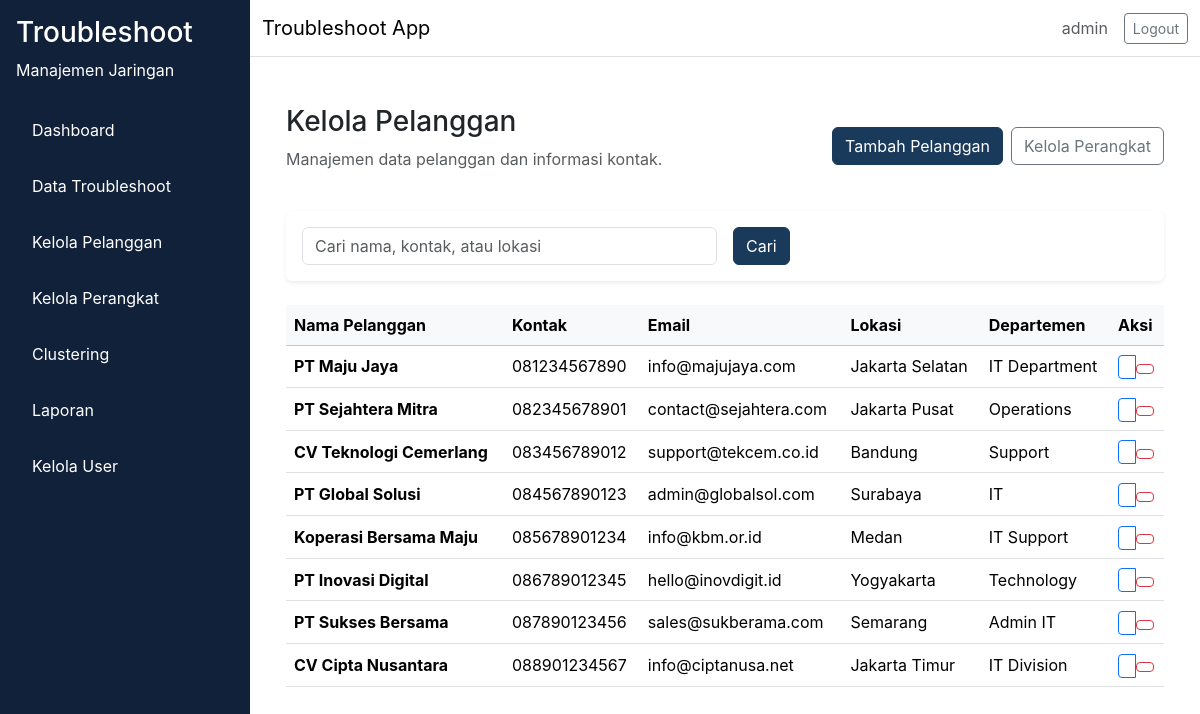
/pelanggan/ (signed in), run on an earlier commit of the app's database.
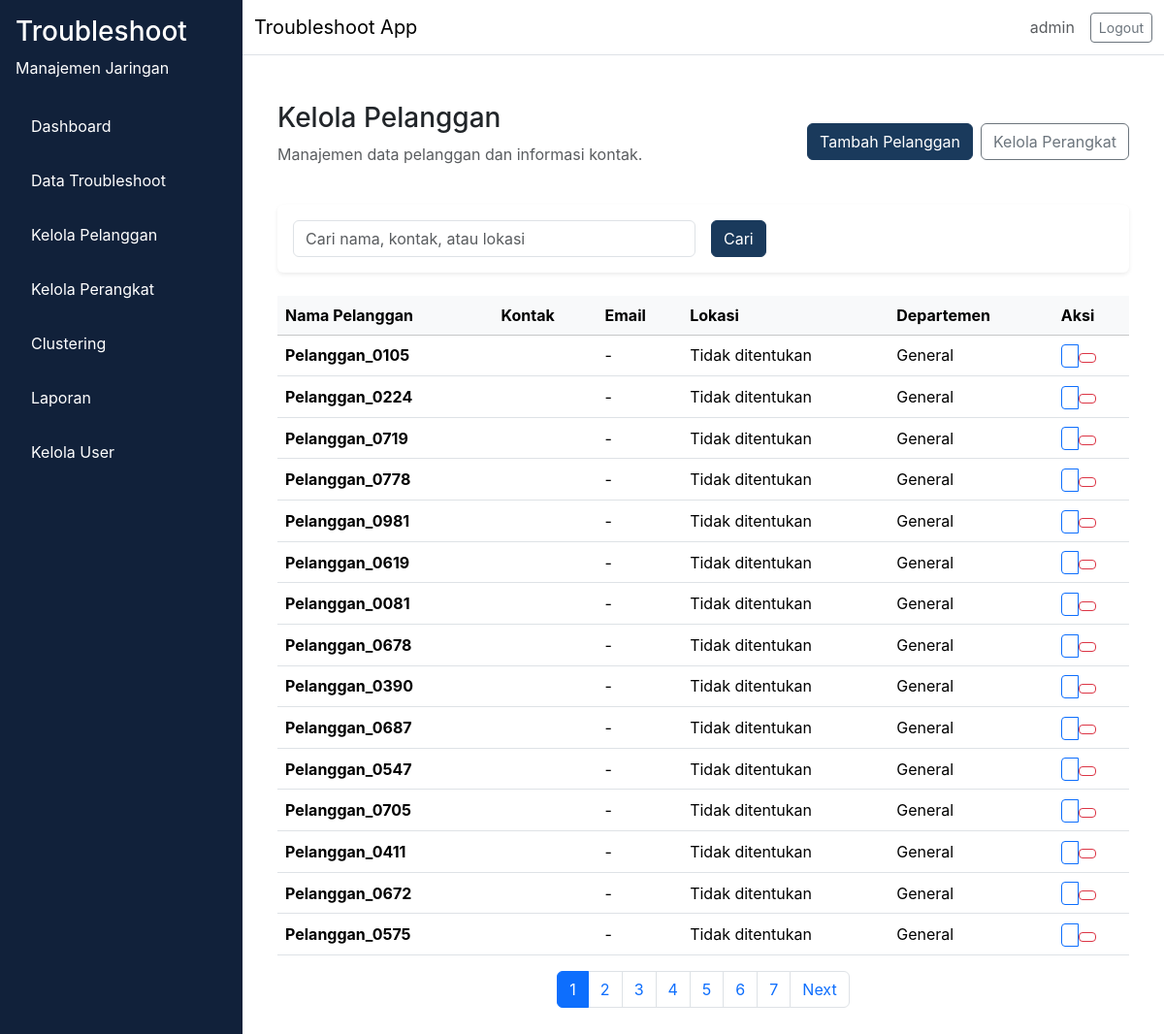
And on a later commit of the database.
### app/models/pelanggan.py (models this page shows, shortened)
class Pelanggan(db.Model):
    __tablename__ = "pelanggan"
    id = db.Column(db.Integer, primary_key=True)
    nama = db.Column(db.String(150), nullable=False, unique=True)
    kontak = db.Column(db.String(20), nullable=False)
    email = db.Column(db.String(120), nullable=True)
    lokasi = db.Column(db.String(255), nullable=False)
    departemen = db.Column(db.String(100), nullable=True)
    alamat = db.Column(db.Text, nullable=True)
    created_at = db.Column(db.DateTime, server_default=db.func.now(), nullable=False)
    updated_at = db.Column(db.DateTime, server_default=db.func.now(), onupdate=db.func.now(), nullable=False)
    perangkats = db.relationship("Perangkat", backref="pelanggan", lazy="dynamic", cascade="all, delete-orphan")
    troubleshoots = db.relationship("Troubleshoot", backref="pelanggan_ref", lazy="dynamic", cascade="all, delete-orphan")

### app/routes/pelanggan.py (the view)
@pelanggan_bp.route("/")
def index():
    page = request.args.get("page", 1, type=int)
    search = request.args.get("search", "", type=str).strip()
    query = Pelanggan.query
    if search:
        query = query.filter(
            Pelanggan.nama.ilike(f"%{search}%") |
            Pelanggan.kontak.ilike(f"%{search}%") |
            Pelanggan.lokasi.ilike(f"%{search}%")
        )
    pagination = query.order_by(Pelanggan.created_at.desc()).paginate(page=page, per_page=15)
    return render_template(
        "pelanggan/index.html",
        pagination=pagination,
        search=search,
    )

### app/__init__.py (called while the page is built)
def load_user(user_id):
    return User.query.get(int(user_id))

### app/routes/pelanggan.py (called while the page is built)
@pelanggan_bp.before_request
@login_required
def check_admin_manajer():
    if current_user.role.value not in ["admin", "manajer"]:
        flash("Anda tidak memiliki akses ke halaman ini.", "danger")
        return redirect(url_for("troubleshoot.index"))

### app/templates/pelanggan/index.html (shortened to what this page needs)
{% extends "base.html" %}
{% block content %}
<div class="container-fluid">
  <div class="d-flex flex-column flex-md-row align-items-md-center justify-content-between mb-4 gap-3">
    <div>
      <h1 class="h3">Kelola Pelanggan</h1>
      <p class="text-muted">Manajemen data pelanggan dan informasi kontak.</p>
    </div>
    <div class="d-flex gap-2">
      <a href="{{ url_for('pelanggan.tambah') }}" class="btn btn-primary">Tambah Pelanggan</a>
      <a href="{{ url_for('pelanggan.perangkat_index') }}" class="btn btn-outline-secondary">Kelola Perangkat</a>
    </div>
  </div>
  <div class="card shadow-sm p-3 mb-4">
    <form method="GET" class="row g-3 align-items-center">
      <div class="col-md-6">
        <input type="text" name="search" class="form-control" placeholder="Cari nama, kontak, atau lokasi" value="{{ search }}">
      </div>
      <div class="col-md-auto">
        <button type="submit" class="btn btn-primary">Cari</button>
      </div>
    </form>
  </div>
  <div class="table-responsive">
    <table class="table table-hover align-middle">
      <thead class="table-light">
        <tr>
          <th>Nama Pelanggan</th>
          <th>Kontak</th>
          <th>Email</th>
          <th>Lokasi</th>
          <th>Departemen</th>
          <th>Aksi</th>
        </tr>
      </thead>
      <tbody>
        {% if pagination.items %}
          {% for item in pagination.items %}
          <tr>
            <td><strong>{{ item.nama }}</strong></td>
            <td>{{ item.kontak }}</td>
            <td>{{ item.email or '-' }}</td>
            <td>{{ item.lokasi }}</td>
            <td>{{ item.departemen or '-' }}</td>
            <td>
              <div class="btn-group btn-group-sm" role="group">
                <a href="{{ url_for('pelanggan.edit', id=item.id) }}" class="btn btn-outline-primary" title="Edit">
                </a>
                <form method="POST" action="{{ url_for('pelanggan.hapus', id=item.id) }}" onsubmit="return confirm('Hapus pelanggan ini?');" style="display: inline;">
                  <button type="submit" class="btn btn-sm btn-outline-danger" title="Delete">
                  </button>
                </form>
              </div>
            </td>
          </tr>
          {% endfor %}
        {% else %}
          <tr>
            <td colspan="6" class="text-center text-muted py-4">Tidak ada data pelanggan.</td>
          </tr>
        {% endif %}
      </tbody>
    </table>
  </div>
  {% if pagination.pages > 1 %}
  <nav aria-label="Page navigation">
    <ul class="pagination justify-content-center">
      {% for page_num in pagination.iter_pages() %}
        {% if page_num %}
          {% if page_num == pagination.page %}
          <li class="page-item active"><span class="page-link">{{ page_num }}</span></li>
          {% else %}
          <li class="page-item"><a class="page-link" href="{{ url_for('pelanggan.index', page=page_num, search=search) }}">{{ page_num }}</a></li>
          {% endif %}
        {% endif %}
      {% endfor %}
      {% if pagination.has_next %}
      <li class="page-item">
        <a class="page-link" href="{{ url_for('pelanggan.index', page=pagination.next_num, search=search) }}">Next</a>
      </li>
      {% endif %}
    </ul>
  </nav>
  {% endif %}
</div>
{% endblock %}

What changed in the data, as far as the page shows it:
removed Pelanggan: nama "PT Maju Jaya", kontak "081234567890", email "info@majujaya.com", lokasi "Jakarta Selatan", departemen "IT Department"
removed Pelanggan: nama "PT Sejahtera Mitra", kontak "082345678901", email "contact@sejahtera.com", lokasi "Jakarta Pusat", departemen "Operations"
removed Pelanggan: nama "CV Teknologi Cemerlang", kontak "083456789012", email "support@tekcem.co.id", lokasi "Bandung", departemen "Support"
removed Pelanggan: nama "PT Global Solusi", kontak "084567890123", email "admin@globalsol.com", lokasi "Surabaya", departemen "IT"
removed Pelanggan: nama "Koperasi Bersama Maju", kontak "085678901234", email "info@kbm.or.id", lokasi "Medan", departemen "IT Support"
removed Pelanggan: nama "PT Inovasi Digital", kontak "086789012345", email "hello@inovdigit.id", lokasi "Yogyakarta", departemen "Technology"
removed Pelanggan: nama "PT Sukses Bersama", kontak "087890123456", email "sales@sukberama.com", lokasi "Semarang", departemen "Admin IT"
removed Pelanggan: nama "CV Cipta Nusantara", kontak "088901234567", email "info@ciptanusa.net", lokasi "Jakarta Timur", departemen "IT Division"
added Pelanggan: nama "Pelanggan_0105", email "-", lokasi "Tidak ditentukan", departemen "General"
added Pelanggan: nama "Pelanggan_0224", email "-", lokasi "Tidak ditentukan", departemen "General"
added Pelanggan: nama "Pelanggan_0719", email "-", lokasi "Tidak ditentukan", departemen "General"
added Pelanggan: nama "Pelanggan_0778", email "-", lokasi "Tidak ditentukan", departemen "General"
added Pelanggan: nama "Pelanggan_0981", email "-", lokasi "Tidak ditentukan", departemen "General"
added Pelanggan: nama "Pelanggan_0619", email "-", lokasi "Tidak ditentukan", departemen "General"
added Pelanggan: nama "Pelanggan_0081", email "-", lokasi "Tidak ditentukan", departemen "General"
added Pelanggan: nama "Pelanggan_0678", email "-", lokasi "Tidak ditentukan", departemen "General"
added Pelanggan: nama "Pelanggan_0390", email "-", lokasi "Tidak ditentukan", departemen "General"
added Pelanggan: nama "Pelanggan_0687", email "-", lokasi "Tidak ditentukan", departemen "General"
added Pelanggan: nama "Pelanggan_0547", email "-", lokasi "Tidak ditentukan", departemen "General"
added Pelanggan: nama "Pelanggan_0705", email "-", lokasi "Tidak ditentukan", departemen "General"
added Pelanggan: nama "Pelanggan_0411", email "-", lokasi "Tidak ditentukan", departemen "General"
added Pelanggan: nama "Pelanggan_0672", email "-", lokasi "Tidak ditentukan", departemen "General"
added Pelanggan: nama "Pelanggan_0575", email "-", lokasi "Tidak ditentukan", departemen "General"
Also different on the page:
new list line: "1"
new list line: "2"
new list line: "3"
new list line: "4"
new list line: "5"
new list line: "6"
new list line: "7"
text now shown: "Next"
